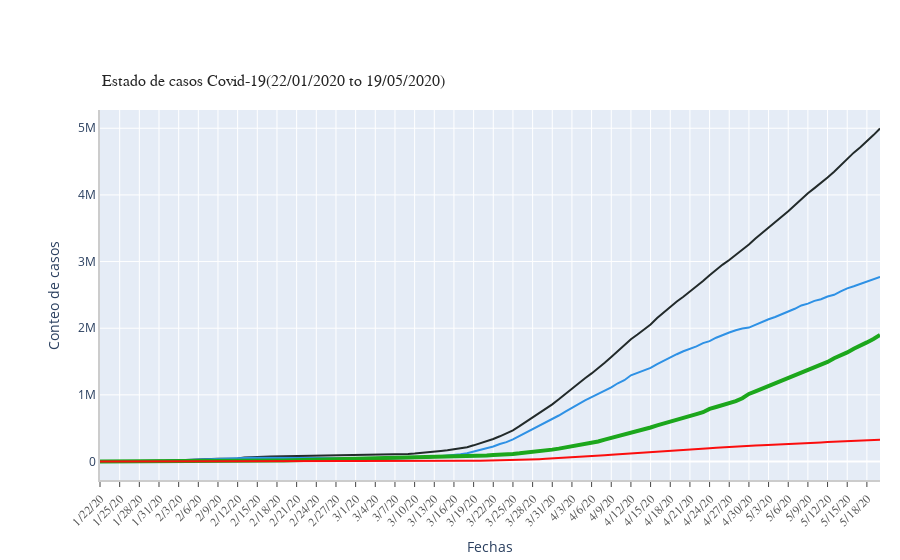

Notebook cell for this chart:
### Code cell
ts_array = [confimed_agg_ts, active_agg_ts, recovered_agg_ts, death_agg_ts]
labels = ['Confirmados', 'Activos', 'Recuperados', 'Descesos']
colors = [color_arr[5],  color_arr[0], color_arr[2], color_arr[3]]
mode_size = [8, 8, 12, 8]
line_size = [2, 2, 4, 2]

# Calling the draw_plot function defined above
fig_2 = draw_plot(ts_array = ts_array, 
                  ts_label = labels , 
                  title = "Estado de casos Covid-19(22/01/2020 to 19/05/2020)",
                  colors = colors, mode_size = mode_size, 
                  line_size = line_size , 
                  x_axis_title = "Fechas" , 
                  y_axis_title = "Conteo de casos", 
                  tickangle = 315, 
                  yaxis_type = "", additional_annotations=[])

fig_2.show()
